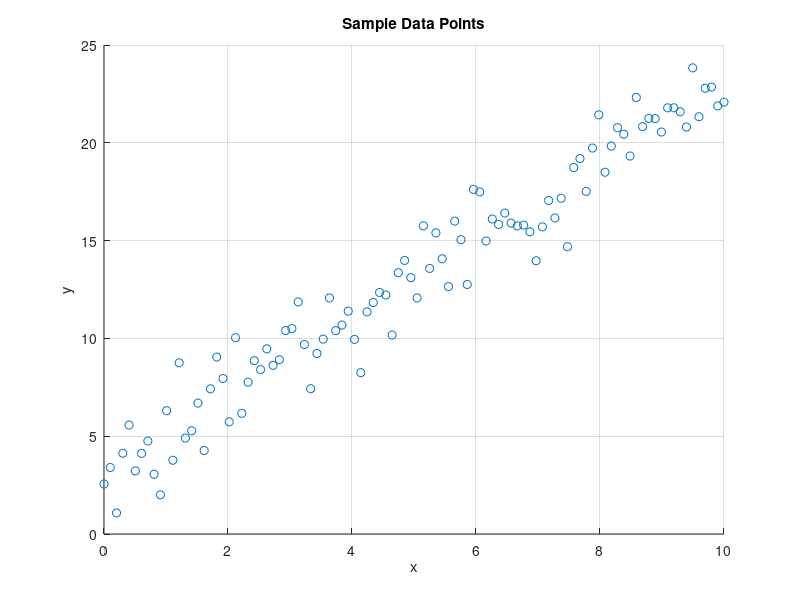

Write the MATLAB code that produced this figure. (Note: this script raises an error after producing the figure.)
% in this script fit a linear polynomial to a set of data points using the adamOptimizer class
% First, we will create some sample data points
% Sample data points
x = linspace(0, 10, 100)'; % 100 data points from 0 to 10
y_true = 2 * x + 3; % True linear relationship (y = 2x + 3)
noise = randn(size(x)); % Add some noise to the data
y = y_true + 1.5 * noise; % Noisy observations

% plot the data points
figure;
scatter(x, y, 'b.');
%show the figure
title('Sample Data Points');
xlabel('x');
ylabel('y');
grid on;

% Initialize parameters for the linear model (y = mx + b)
initial_parameters = [0; 0]; % Start with m=0, b=0 (slope and intercept)
% Create an instance of the adamOptimizer
optimizer = adamOptimizer(initial_parameters);

% Define the number of iterations for optimization
num_iterations = 10000;
loss = zeros(num_iterations, 1); % Preallocate loss array for optional debugging
num_complete_iterations = 0; % Initialize the number of complete iterations
% Perform the optimization
for i = 1:num_iterations
    % Compute the gradient of the loss
    [ gradient, loss_i ] = compute_gradient(x, y, optimizer.get_current_parameters);
    loss(i) = loss_i; % Store the loss for debugging purposes (optional)
    num_complete_iterations = num_complete_iterations + 1; % Increment the count of complete iterations
    % If iteration > 5 compare current loss to previous loss to check for convergence
    if i > 5 && abs(loss(i) - loss(i-1)) < 1e-6
        fprintf('Converged after %d iterations.\n', i);
        break; % Stop early if the loss has converged
    end
    % Update the optimizer with the computed gradient
    optimizer.update(gradient);
end 
% After optimization, retrieve the optimized parameters
optimized_parameters = optimizer.get_current_parameters;
% Display the optimized parameters
fprintf('Optimized parameters:\n');
fprintf('Slope (m): %.4f\n', optimized_parameters(1));
fprintf('Intercept (b): %.4f\n', optimized_parameters(2));
% Plot the results
figure;
scatter(x, y, 'b.', 'DisplayName', 'Data Points'); % Original data points
hold on;
% Plot the fitted line using the optimized parameters
y_pred = optimized_parameters(1) * x + optimized_parameters(2); % Compute the predicted y values
plot(x, y_pred, 'r-', 'LineWidth', 2, 'DisplayName', 'Fitted Line'); % Fitted line
title('Fitted Linear Model using Adam Optimizer');
xlabel('x');
ylabel('y');
legend('show');
% Show the figure
hold off;

% Trim the loss to the number of iterations completed (in case of early stopping)
% plot the loss over iterations (optional)
figure;
plot(1:num_complete_iterations, loss(1:num_complete_iterations), 'b-', 'LineWidth', 2);
title('Loss over Iterations');
xlabel('Iteration');
ylabel('Mean Squared Error (Loss)');
grid on;
% This script fits a linear model to the noisy data using the Adam optimizer
% and plots the fitted line along with the original data points. The loss is also plotted to show the convergence.


% Define a function to compute the gradient of the loss (mean squared error)
function [gradient, loss] = compute_gradient(x, y, parameters)
    % Extract parameters
    m = parameters(1);
    b = parameters(2);
    
    % Compute predictions
    y_pred = m * x + b;
    
    % Compute the error
    error = y_pred - y;

    % Compute the loss (mean squared error) if needed
    loss = mean(error .^ 2); % Mean Squared Error (optional, can be used for debugging)
    
    % Compute the gradient of the loss with respect to m and b
    grad_m = (2 / length(x)) * sum(error .* x);
    grad_b = (2 / length(x)) * sum(error);
    
    % Combine gradients into a single vector
    gradient = [grad_m; grad_b];
end
